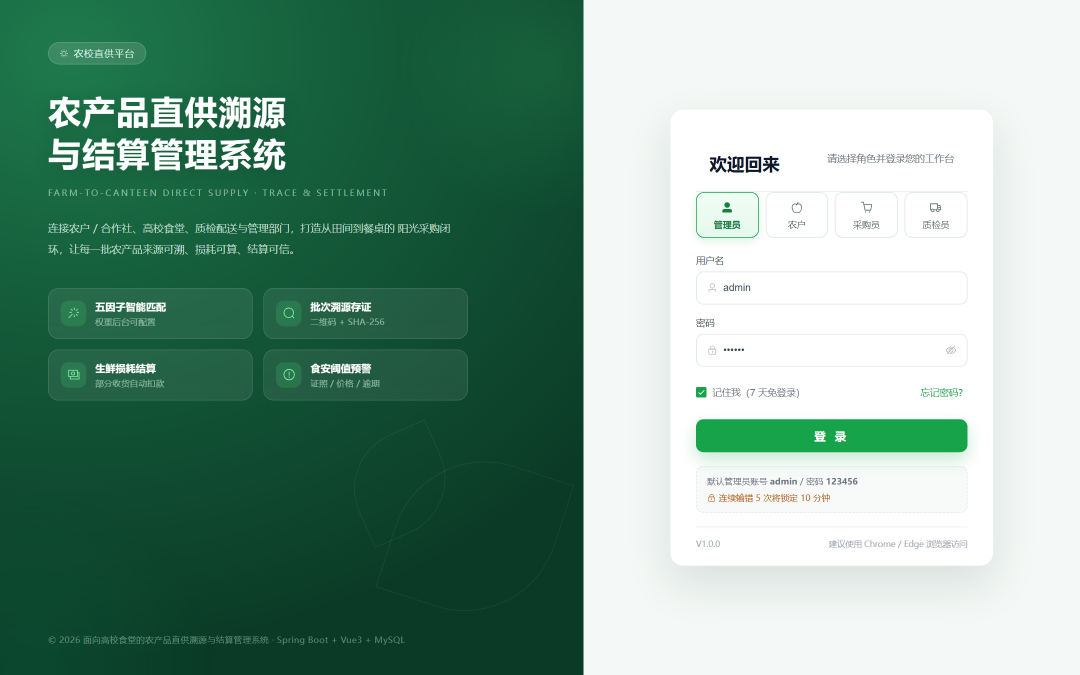
#> input picture docs/screenshots/00-登录页.png, 2160 x 1350 px (shown at 1/2 size); its folder holds 4 pictures in this run
$ python shot_check.py
#> lines starting #> are read from the running program, lines starting #| are printed output that depends on the picture
from PIL import Image
import glob, os

files = sorted(glob.glob(r"C:\Users\何金波\Desktop\管理信息系统\docs\screenshots\*.png"))
for f in files:
    im = Image.open(f).convert("RGB")
#> im is the input picture: PIL image 2160x1350 RGB; mean R, G, B 124.1, 160.3, 143.3
    w, h = im.size
#> w = 2160; h = 1350
    small = im.resize((160, max(1, int(160 * h / w))))
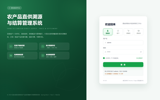
#> small: PIL image 160x100 RGB; mean R, G, B 124.1, 160.3, 143.2
    px = list(small.getdata())
#> px = 16000 items, first 6: (28, 113, 71), (28, 113, 72), (28, 114, 72), (28, 114, 72), (28, 115, 72), (28, 115, 73)
    n = len(px)
#> n = 16000
    white = sum(1 for c in px if c[0] > 245 and c[1] > 245 and c[2] > 245)
#> white = 2610
    dark = sum(1 for c in px if sum(c) < 200)
#> dark = 6872
    green = sum(1 for c in px if c[1] > c[0] + 12 and c[1] > c[2] + 6)
#> green = 9018
    uniq = len(set(px))
#> uniq = 2254
    print("%-34s %5dx%-5d 非白%4.1f%% 深色%4.1f%% 绿系%4.1f%% 色数%5d %s" % (
        os.path.basename(f), w, h, 100 * (n - white) / n, 100 * dark / n, 100 * green / n, uniq,
        "OK" if (n - white) / n > 0.08 and uniq > 60 else "!!疑似空白"))
#| 00-登录页.png                          2160x1350  非白83.7% 深色43.0% 绿系56.4% 色数 2254 OK
#> pass 2 of the loop `for f in files:`:
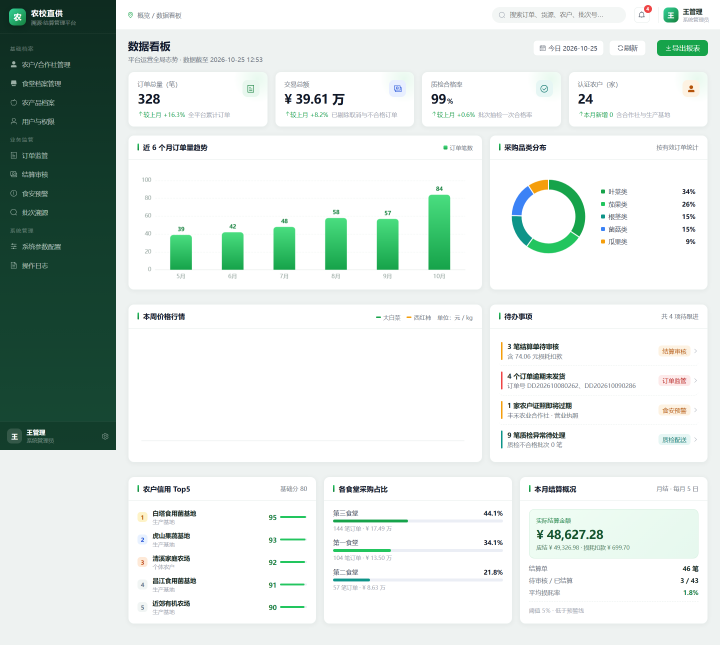
#> input picture docs/screenshots/01-管理员-数据看板.png, 2160 x 1935 px (shown at 1/3 size)
#> im is the input picture: PIL image 2160x1935 RGB; mean R, G, B 216.5, 225.5, 221.4
#> `small = im.resize((160, max(1, int(160 * h / w))))`:
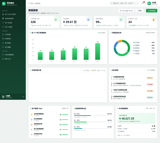
#> small: PIL image 160x143 RGB; mean R, G, B 216.3, 225.4, 221.3
#> px = 22880 items
#> n = 22880
#> white = 12162
#> dark = 2332
#> green = 3770
#> uniq = 2821
#| 01-管理员-数据看板.png                     2160x1935  非白46.8% 深色10.2% 绿系16.5% 色数 2821 OK
#> pass 3 of the loop `for f in files:`:
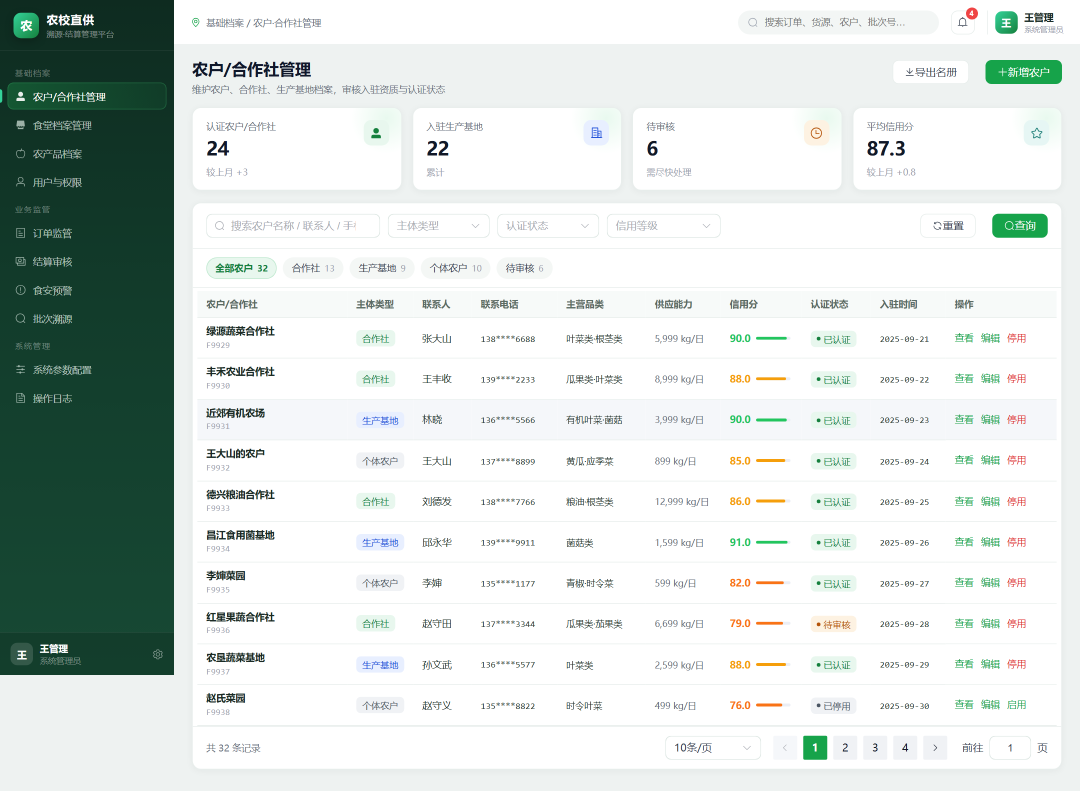
#> input picture docs/screenshots/02-管理员-农户合作社管理.png, 2160 x 1581 px (shown at 1/2 size)
#> im is the input picture: PIL image 2160x1581 RGB; mean R, G, B 213.6, 221.4, 218.1
#> `small = im.resize((160, max(1, int(160 * h / w))))`:
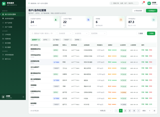
#> small: PIL image 160x117 RGB; mean R, G, B 213.4, 221.3, 218
#> px = 18720 items, first 6: (14, 43, 32), (14, 43, 32), (14, 42, 31), (13, 40, 30), (13, 40, 30), (14, 42, 32)
#> n = 18720
#> white = 10290
#> dark = 2323
#> green = 3086
#> uniq = 2674
#| 02-管理员-农户合作社管理.png                  2160x1581  非白45.0% 深色12.4% 绿系16.5% 色数 2674 OK
#> the loop made 4 passes; the first 3 are shown
